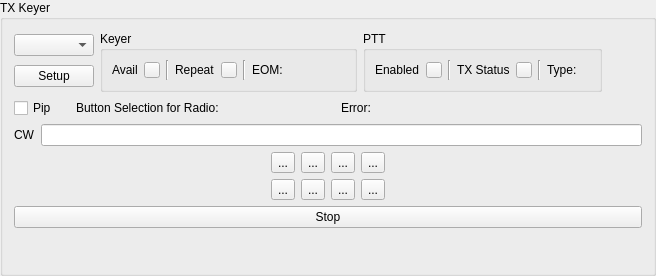
<?xml version="1.0" encoding="UTF-8"?>
<ui version="4.0">
 <class>TxVmButtonsFrame</class>
 <widget class="QGroupBox" name="TxVmButtonsFrame">
  <property name="geometry">
   <rect>
    <x>0</x>
    <y>0</y>
    <width>656</width>
    <height>276</height>
   </rect>
  </property>
  <property name="windowTitle">
   <string>GroupBox</string>
  </property>
  <property name="title">
   <string>TX Keyer</string>
  </property>
  <layout class="QVBoxLayout" name="verticalLayout_4">
   <item>
    <layout class="QVBoxLayout" name="verticalLayout">
     <item>
      <layout class="QHBoxLayout" name="horizontalLayout_18">
       <item>
        <layout class="QVBoxLayout" name="verticalLayout_3">
         <item>
          <widget class="QComboBox" name="voiceKeyerSelect"/>
         </item>
         <item>
          <widget class="QPushButton" name="vmSetupPb">
           <property name="text">
            <string>Setup</string>
           </property>
          </widget>
         </item>
        </layout>
       </item>
       <item>
        <widget class="QGroupBox" name="keyerIndicatorGroupBox">
         <property name="title">
          <string>Keyer</string>
         </property>
         <layout class="QVBoxLayout" name="verticalLayout_2">
          <item>
           <layout class="QHBoxLayout" name="horizontalLayout_5">
            <item>
             <widget class="QLabel" name="availLabel">
              <property name="text">
               <string>Avail</string>
              </property>
             </widget>
            </item>
            <item>
             <widget class="QPushButton" name="availIndicator">
              <property name="sizePolicy">
               <sizepolicy hsizetype="Fixed" vsizetype="Fixed">
                <horstretch>0</horstretch>
                <verstretch>0</verstretch>
               </sizepolicy>
              </property>
              <property name="maximumSize">
               <size>
                <width>16</width>
                <height>16</height>
               </size>
              </property>
              <property name="focusPolicy">
               <enum>Qt::NoFocus</enum>
              </property>
              <property name="text">
               <string/>
              </property>
             </widget>
            </item>
            <item>
             <widget class="Line" name="vmAvailIndicatorLine">
              <property name="orientation">
               <enum>Qt::Vertical</enum>
              </property>
             </widget>
            </item>
            <item>
             <layout class="QHBoxLayout" name="horizontalLayout_4">
              <item>
               <widget class="QLabel" name="repeatLabel">
                <property name="text">
                 <string>Repeat</string>
                </property>
               </widget>
              </item>
              <item>
               <widget class="QPushButton" name="repeatIndicator">
                <property name="sizePolicy">
                 <sizepolicy hsizetype="Fixed" vsizetype="Fixed">
                  <horstretch>0</horstretch>
                  <verstretch>0</verstretch>
                 </sizepolicy>
                </property>
                <property name="maximumSize">
                 <size>
                  <width>16</width>
                  <height>16</height>
                 </size>
                </property>
                <property name="focusPolicy">
                 <enum>Qt::NoFocus</enum>
                </property>
                <property name="text">
                 <string/>
                </property>
               </widget>
              </item>
              <item>
               <widget class="Line" name="vmRepeatLine">
                <property name="orientation">
                 <enum>Qt::Vertical</enum>
                </property>
               </widget>
              </item>
              <item>
               <layout class="QHBoxLayout" name="horizontalLayout_13">
                <item>
                 <widget class="QLabel" name="eomLabel">
                  <property name="text">
                   <string>EOM:</string>
                  </property>
                 </widget>
                </item>
                <item>
                 <widget class="QLabel" name="eomText">
                  <property name="text">
                   <string/>
                  </property>
                 </widget>
                </item>
                <item>
                 <spacer name="horizontalSpacer_3">
                  <property name="orientation">
                   <enum>Qt::Horizontal</enum>
                  </property>
                  <property name="sizeHint" stdset="0">
                   <size>
                    <width>40</width>
                    <height>20</height>
                   </size>
                  </property>
                 </spacer>
                </item>
               </layout>
              </item>
             </layout>
            </item>
           </layout>
          </item>
         </layout>
        </widget>
       </item>
       <item>
        <layout class="QHBoxLayout" name="horizontalLayout_14">
         <item>
          <widget class="QGroupBox" name="pttIndicatorGroupBox">
           <property name="title">
            <string>PTT</string>
           </property>
           <layout class="QHBoxLayout" name="horizontalLayout_10">
            <item>
             <layout class="QHBoxLayout" name="horizontalLayout_11">
              <item>
               <layout class="QHBoxLayout" name="horizontalLayout_12">
                <item>
                 <widget class="QLabel" name="pttEnabledLabel">
                  <property name="text">
                   <string>Enabled</string>
                  </property>
                 </widget>
                </item>
                <item>
                 <widget class="QPushButton" name="pttEnabledIndicator">
                  <property name="sizePolicy">
                   <sizepolicy hsizetype="Fixed" vsizetype="Fixed">
                    <horstretch>0</horstretch>
                    <verstretch>0</verstretch>
                   </sizepolicy>
                  </property>
                  <property name="maximumSize">
                   <size>
                    <width>16</width>
                    <height>16</height>
                   </size>
                  </property>
                  <property name="focusPolicy">
                   <enum>Qt::NoFocus</enum>
                  </property>
                  <property name="text">
                   <string/>
                  </property>
                 </widget>
                </item>
               </layout>
              </item>
              <item>
               <layout class="QHBoxLayout" name="horizontalLayout_6">
                <item>
                 <widget class="Line" name="line_3">
                  <property name="orientation">
                   <enum>Qt::Vertical</enum>
                  </property>
                 </widget>
                </item>
                <item>
                 <widget class="QLabel" name="txStatusLabel">
                  <property name="text">
                   <string>TX Status</string>
                  </property>
                 </widget>
                </item>
                <item>
                 <widget class="QPushButton" name="txStatusIndicator">
                  <property name="sizePolicy">
                   <sizepolicy hsizetype="Fixed" vsizetype="Fixed">
                    <horstretch>0</horstretch>
                    <verstretch>0</verstretch>
                   </sizepolicy>
                  </property>
                  <property name="maximumSize">
                   <size>
                    <width>16</width>
                    <height>16</height>
                   </size>
                  </property>
                  <property name="focusPolicy">
                   <enum>Qt::NoFocus</enum>
                  </property>
                  <property name="text">
                   <string/>
                  </property>
                 </widget>
                </item>
                <item>
                 <layout class="QHBoxLayout" name="horizontalLayout_8">
                  <item>
                   <widget class="Line" name="line_4">
                    <property name="orientation">
                     <enum>Qt::Vertical</enum>
                    </property>
                   </widget>
                  </item>
                  <item>
                   <widget class="QLabel" name="pttTypeLabel">
                    <property name="text">
                     <string>Type:</string>
                    </property>
                   </widget>
                  </item>
                  <item>
                   <widget class="QLabel" name="pttTypeText">
                    <property name="text">
                     <string/>
                    </property>
                   </widget>
                  </item>
                 </layout>
                </item>
               </layout>
              </item>
             </layout>
            </item>
           </layout>
          </widget>
         </item>
         <item>
          <spacer name="horizontalSpacer_2">
           <property name="orientation">
            <enum>Qt::Horizontal</enum>
           </property>
           <property name="sizeHint" stdset="0">
            <size>
             <width>40</width>
             <height>20</height>
            </size>
           </property>
          </spacer>
         </item>
        </layout>
       </item>
      </layout>
     </item>
    </layout>
   </item>
   <item>
    <layout class="QHBoxLayout" name="horizontalLayout_17">
     <item>
      <layout class="QHBoxLayout" name="horizontalLayout_7">
       <item>
        <widget class="QCheckBox" name="pipCb">
         <property name="text">
          <string>Pip</string>
         </property>
        </widget>
       </item>
       <item>
        <widget class="QLabel" name="noExtKeyerLabel">
         <property name="text">
          <string/>
         </property>
        </widget>
       </item>
       <item>
        <layout class="QHBoxLayout" name="horizontalLayout_15">
         <item>
          <layout class="QHBoxLayout" name="horizontalLayout_9">
           <item>
            <widget class="QLabel" name="buttonSelectionLbl">
             <property name="text">
              <string>Button Selection for Radio:</string>
             </property>
            </widget>
           </item>
           <item>
            <widget class="QLabel" name="saveByRadioNameText">
             <property name="text">
              <string/>
             </property>
            </widget>
           </item>
           <item>
            <widget class="QLabel" name="sAndPLabel">
             <property name="text">
              <string/>
             </property>
            </widget>
           </item>
           <item>
            <spacer name="horizontalSpacer_4">
             <property name="orientation">
              <enum>Qt::Horizontal</enum>
             </property>
             <property name="sizeHint" stdset="0">
              <size>
               <width>40</width>
               <height>20</height>
              </size>
             </property>
            </spacer>
           </item>
          </layout>
         </item>
         <item>
          <widget class="QLabel" name="errorTitleLabel">
           <property name="text">
            <string>Error:</string>
           </property>
          </widget>
         </item>
         <item>
          <widget class="QLabel" name="errorMeassageLabel">
           <property name="text">
            <string/>
           </property>
          </widget>
         </item>
         <item>
          <spacer name="horizontalSpacer_9">
           <property name="orientation">
            <enum>Qt::Horizontal</enum>
           </property>
           <property name="sizeHint" stdset="0">
            <size>
             <width>40</width>
             <height>20</height>
            </size>
           </property>
          </spacer>
         </item>
        </layout>
       </item>
      </layout>
     </item>
    </layout>
   </item>
   <item>
    <layout class="QVBoxLayout" name="verticalLayout_5">
     <item>
      <layout class="QHBoxLayout" name="horizontalLayout_3">
       <item>
        <widget class="QLabel" name="label">
         <property name="text">
          <string>CW</string>
         </property>
        </widget>
       </item>
       <item>
        <widget class="QLineEdit" name="cwEntry"/>
       </item>
      </layout>
     </item>
     <item>
      <layout class="QHBoxLayout" name="horizontalLayout">
       <item>
        <spacer name="horizontalSpacer_6">
         <property name="orientation">
          <enum>Qt::Horizontal</enum>
         </property>
         <property name="sizeHint" stdset="0">
          <size>
           <width>40</width>
           <height>20</height>
          </size>
         </property>
        </spacer>
       </item>
       <item>
        <widget class="QToolButton" name="vmToolButton1">
         <property name="text">
          <string>...</string>
         </property>
        </widget>
       </item>
       <item>
        <widget class="QToolButton" name="vmToolButton2">
         <property name="text">
          <string>...</string>
         </property>
        </widget>
       </item>
       <item>
        <widget class="QToolButton" name="vmToolButton3">
         <property name="text">
          <string>...</string>
         </property>
        </widget>
       </item>
       <item>
        <widget class="QToolButton" name="vmToolButton4">
         <property name="text">
          <string>...</string>
         </property>
        </widget>
       </item>
       <item>
        <spacer name="horizontalSpacer_5">
         <property name="orientation">
          <enum>Qt::Horizontal</enum>
         </property>
         <property name="sizeHint" stdset="0">
          <size>
           <width>40</width>
           <height>20</height>
          </size>
         </property>
        </spacer>
       </item>
      </layout>
     </item>
     <item>
      <layout class="QHBoxLayout" name="horizontalLayout_2">
       <item>
        <spacer name="horizontalSpacer_7">
         <property name="orientation">
          <enum>Qt::Horizontal</enum>
         </property>
         <property name="sizeHint" stdset="0">
          <size>
           <width>40</width>
           <height>20</height>
          </size>
         </property>
        </spacer>
       </item>
       <item>
        <widget class="QToolButton" name="vmToolButton5">
         <property name="text">
          <string>...</string>
         </property>
        </widget>
       </item>
       <item>
        <widget class="QToolButton" name="vmToolButton6">
         <property name="text">
          <string>...</string>
         </property>
        </widget>
       </item>
       <item>
        <widget class="QToolButton" name="vmToolButton7">
         <property name="text">
          <string>...</string>
         </property>
        </widget>
       </item>
       <item>
        <widget class="QToolButton" name="vmToolButton8">
         <property name="text">
          <string>...</string>
         </property>
        </widget>
       </item>
       <item>
        <spacer name="horizontalSpacer_8">
         <property name="orientation">
          <enum>Qt::Horizontal</enum>
         </property>
         <property name="sizeHint" stdset="0">
          <size>
           <width>40</width>
           <height>20</height>
          </size>
         </property>
        </spacer>
       </item>
      </layout>
     </item>
     <item>
      <layout class="QHBoxLayout" name="horizontalLayout_16">
       <item>
        <widget class="QPushButton" name="vmStopPb">
         <property name="text">
          <string>Stop</string>
         </property>
        </widget>
       </item>
      </layout>
     </item>
    </layout>
   </item>
   <item>
    <spacer name="verticalSpacer">
     <property name="orientation">
      <enum>Qt::Vertical</enum>
     </property>
     <property name="sizeHint" stdset="0">
      <size>
       <width>20</width>
       <height>40</height>
      </size>
     </property>
    </spacer>
   </item>
  </layout>
 </widget>
 <resources/>
 <connections/>
</ui>
